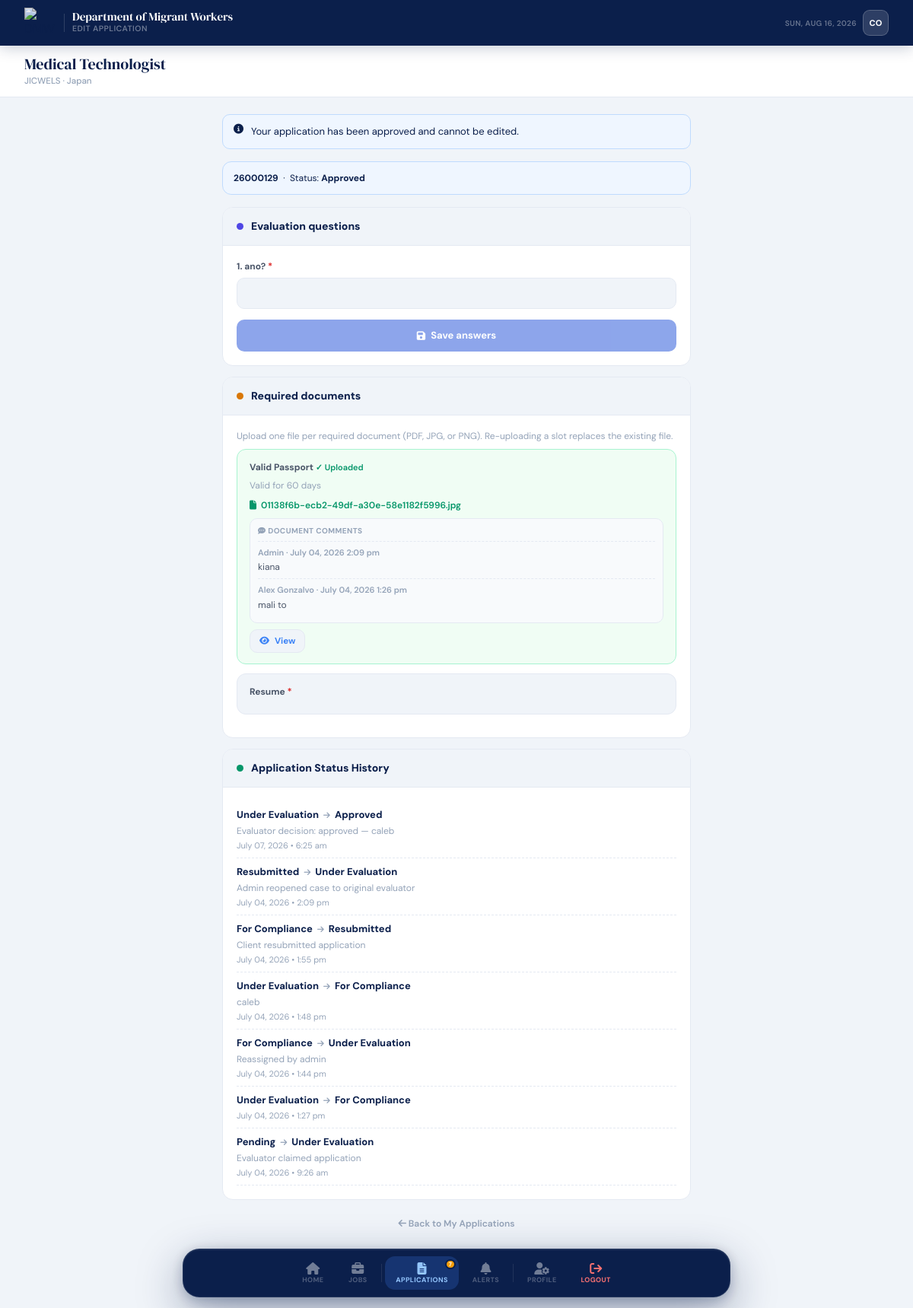
Page /client/edit-application.php?id=60 (signed in) on the committed database.
### tables this page shows
CREATE TABLE `applications` (
  `id` int(11) NOT NULL,
  `client_id` int(11) NOT NULL,
  `rsf_id` int(11) NOT NULL,
  `status` varchar(50) DEFAULT 'pending',
  `current_evaluator_id` int(11) DEFAULT NULL,
  `handling_party` enum('evaluator','admin') DEFAULT NULL,
  `locked_at` timestamp NULL DEFAULT NULL,
  `submitted_at` timestamp NOT NULL DEFAULT current_timestamp(),
  `updated_at` timestamp NOT NULL DEFAULT current_timestamp() ON UPDATE current_timestamp(),
  `notes` text DEFAULT NULL
);

CREATE TABLE `rsf_job_orders` (
  `id` int(11) NOT NULL,
  `rsf_number` varchar(50) NOT NULL,
  `employer_name` varchar(255) NOT NULL,
  `worksite_country` varchar(100) DEFAULT NULL,
  `classification` varchar(50) DEFAULT NULL,
  `position_title` varchar(150) DEFAULT NULL,
  `slots_available` int(11) DEFAULT NULL,
  `qualifications` text DEFAULT NULL,
  `deadline` date DEFAULT NULL,
  `pdf_path` varchar(500) DEFAULT NULL,
  `created_at` timestamp NOT NULL DEFAULT current_timestamp()
);

CREATE TABLE `questions` (
  `id` int(11) NOT NULL,
  `question_text` text NOT NULL,
  `is_required` tinyint(1) DEFAULT 1,
  `order_no` int(11) DEFAULT NULL,
  `created_at` timestamp NOT NULL DEFAULT current_timestamp(),
  `rsf_id` int(11) DEFAULT NULL
);

CREATE TABLE `rsf_required_documents` (
  `id` int(11) NOT NULL,
  `rsf_id` int(11) NOT NULL,
  `document_type` varchar(100) NOT NULL,
  `document_name` varchar(150) NOT NULL,
  `is_required` tinyint(1) DEFAULT 1,
  `description` text DEFAULT NULL,
  `created_at` timestamp NOT NULL DEFAULT current_timestamp(),
  `updated_at` timestamp NOT NULL DEFAULT current_timestamp() ON UPDATE current_timestamp()
);

CREATE TABLE `application_documents` (
  `id` int(11) NOT NULL,
  `application_id` int(11) NOT NULL,
  `document_type` varchar(100) DEFAULT NULL,
  `required_doc_id` int(11) DEFAULT NULL,
  `file_name` varchar(255) DEFAULT NULL,
  `file_path` varchar(500) DEFAULT NULL,
  `uploaded_at` timestamp NOT NULL DEFAULT current_timestamp()
);

CREATE TABLE `document_comments` (
  `id` int(11) NOT NULL,
  `document_id` int(11) NOT NULL,
  `commented_by` varchar(100) NOT NULL,
  `comment` text NOT NULL,
  `created_at` timestamp NOT NULL DEFAULT current_timestamp()
);

CREATE TABLE `status_history` (
  `id` int(11) NOT NULL,
  `application_id` int(11) NOT NULL,
  `from_status` varchar(50) DEFAULT NULL,
  `to_status` varchar(50) DEFAULT NULL,
  `changed_by` varchar(100) DEFAULT NULL,
  `changed_at` timestamp NOT NULL DEFAULT current_timestamp(),
  `reason` text DEFAULT NULL
);

### client/edit-application.php (the view, shortened to what the rows shown need)
<?php
require_once '../db.php';
require_once '../includes/app-helpers.php';
$client_email = $_SESSION['user_email'];
$stmt = $database->prepare("
    SELECT cid, CONCAT(first_name, ' ', last_name) AS full_name
    FROM clients WHERE email = ? LIMIT 1
");
$stmt->bind_param("s", $client_email);
$stmt->execute();
$client = $stmt->get_result()->fetch_assoc();
$client_id = (int) $client['cid'];
$app_id = (int) ($_GET['id'] ?? $_POST['application_id'] ?? 0);
$stmt = $database->prepare("
    SELECT a.id, a.client_id, a.rsf_id, a.status, a.notes, a.updated_at,
           r.position_title, r.employer_name, r.worksite_country, r.rsf_number
    FROM applications a
    JOIN rsf_job_orders r ON a.rsf_id = r.id
    WHERE a.id = ? AND a.client_id = ?
    LIMIT 1
");
$stmt->bind_param("ii", $app_id, $client_id);
$stmt->execute();
$app = $stmt->get_result()->fetch_assoc();
$rsf_id = (int) $app['rsf_id'];
$status  = (string) $app['status'];
$editable = canEditApplication($status);
function edit_required_documents_for_job(mysqli $db, int $job_id): array
{
    $stmt = $db->prepare('SELECT id, document_type, document_name, is_required, description FROM rsf_required_documents WHERE rsf_id = ? ORDER BY id ASC');
    $stmt->bind_param('i', $job_id);
    $stmt->execute();
    $rows = $stmt->get_result()->fetch_all(MYSQLI_ASSOC);
    $docs = [];
    foreach ($rows as $r) {
        $docs[] = [
            'id'            => (int)    $r['id'],
            'document_type' => (string) $r['document_type'],
            'document_name' => (string) $r['document_name'],
            'is_required'   => (int)    ($r['is_required'] ?? 1),
            'description'   => (string) ($r['description'] ?? ''),
        ];
    }
    return $docs;
}
function edit_questions_for_job(mysqli $db, int $job_id): array
{
    $stmt = $db->prepare('SELECT id, question_text, is_required, order_no FROM questions WHERE rsf_id = ? ORDER BY COALESCE(order_no,999), id');
    $stmt->bind_param('i', $job_id);
    $stmt->execute();
    $rows = $stmt->get_result()->fetch_all(MYSQLI_ASSOC);
    return $rows;
}
$banner_message = '';
if (in_array($status, ['assign', 'assigned', 'under_evaluation'], true)) {
    $banner_message = 'Your application is assigned and cannot be edited.';
} elseif ($status === 'approved') {
    $banner_message = 'Your application has been approved and cannot be edited.';
} elseif ($status === 'disapproved') {
    $banner_message = 'This application is final and cannot be edited.';
} elseif ($status === 'for_compliance' && $editable) {
    $banner_message = "Please review the evaluator's notes and update your application.";
}
$questions   = edit_questions_for_job($database, $rsf_id);
$answers_map = [];
$stmt = $database->prepare("SELECT * FROM application_documents WHERE application_id = ? ORDER BY uploaded_at");
$stmt->bind_param("i", $app_id);
$stmt->execute();
$docs = $stmt->get_result()->fetch_all(MYSQLI_ASSOC);
$docCommentsByDocumentId = [];
if (!empty($docs)) {
    $stmt = $database->prepare("
        SELECT dc.document_id, dc.comment, dc.created_at, dc.commented_by,
               COALESCE(ev.full_name, ad.full_name, dc.commented_by) AS commenter_name
        FROM document_comments dc
        LEFT JOIN evaluators ev ON dc.commented_by = ev.email
        LEFT JOIN admins ad ON dc.commented_by = ad.email
        WHERE dc.document_id IN (
            SELECT id FROM application_documents WHERE application_id = ?
        )
        ORDER BY dc.created_at DESC
    ");
    $stmt->bind_param("i", $app_id);
    $stmt->execute();
    $commentRows = $stmt->get_result()->fetch_all(MYSQLI_ASSOC);
    foreach ($commentRows as $row) {
        $did = (int)($row['document_id'] ?? 0);
        if (!isset($docCommentsByDocumentId[$did])) {
            $docCommentsByDocumentId[$did] = [];
        }
        $docCommentsByDocumentId[$did][] = $row;
    }
}
$uploaded_by_req_id   = [];
$uploaded_by_doc_type = [];
foreach ($docs as $d) {
    $rid = (int)($d['required_doc_id'] ?? 0);
    if ($rid > 0) {
        $uploaded_by_req_id[$rid] = $d;
    } else {
        $uploaded_by_doc_type[$d['document_type']] = $d;
    }
}
$stmt = $database->prepare("
    SELECT from_status, to_status, changed_by, reason, changed_at
    FROM status_history
    WHERE application_id = ?
    ORDER BY changed_at DESC
");
$stmt->bind_param("i", $app_id);
$stmt->execute();
$status_history = $stmt->get_result()->fetch_all(MYSQLI_ASSOC);
$required_docs = edit_required_documents_for_job($database, $rsf_id);
$readonly_attr = $editable ? '' : ' readonly';
?>
<!DOCTYPE html>
<html lang="en">
<head>
    <script src="https://cdn.tailwindcss.com"></script>
    <link rel="stylesheet" href="https://cdnjs.cloudflare.com/ajax/libs/font-awesome/6.5.1/css/all.min.css">
    <link rel="stylesheet" href="../css/dashboard.css">
</head>
<body class="min-h-screen">
    <header class="topbar">
        <div class="topbar-brand">
            <div class="brand-text">
                <h1>Department of Migrant Workers</h1>
            </div>
        </div>
    </header>
    <div class="subbar">
        <div class="subbar-top">
            <div class="subbar-greeting">
                <h2><?= htmlspecialchars($app['position_title']) ?></h2>
                <p><?= htmlspecialchars($app['employer_name']) ?><?= $app['worksite_country'] ? ' · ' . htmlspecialchars($app['worksite_country']) : '' ?></p>
            </div>
        </div>
    </div>
    <main class="main" style="max-width:680px;">
        <?php if ($banner_message): ?>
            <div class="alert alert-info"><i class="fas fa-info-circle"></i> <?= htmlspecialchars($banner_message) ?></div>
        <?php endif; ?>
        <div class="job-strip">
            <div style="font-size:12px;">
                <strong><?= htmlspecialchars($app['rsf_number']) ?></strong>
                &nbsp;·&nbsp; Status: <strong><?= htmlspecialchars(ucwords(str_replace('_', ' ', $status))) ?></strong>
            </div>
        </div>
        <div class="section-card fade-in">
            <div class="section-head">
            </div>
            <div class="section-body">
                <?php if ($questions === []): ?>
                    <p class="wiz-muted">No evaluation questions are configured for this job order.</p>
                <?php else: ?>
                    <form method="POST" id="answers-form" class="js-app-edit-form" data-editable="<?= $editable ? '1' : '0' ?>">
                        <?php foreach ($questions as $idx => $q): ?>
                            <?php
                            $qid        = (int) $q['id'];
                            $label      = trim((string) $q['question_text']);
                            $req        = !empty($q['is_required']);
                            $useTextarea = strlen($label) > 160;
                            $prev       = htmlspecialchars($answers_map[$qid] ?? '');
                            ?>
                            <div class="wiz-field">
                                <label class="wiz-label" for="q_<?= $qid ?>">
                                    <?= ($idx + 1) ?>. <?= htmlspecialchars($label) ?>
                                    <?php if ($req): ?><span class="wiz-req">*</span><?php endif; ?>
                                </label>
                                <?php if ($useTextarea): ?>
                                    <textarea class="wiz-input" id="q_<?= $qid ?>" name="q_<?= $qid ?>" rows="4"
                                        <?= $req && $editable ? 'required' : '' ?>
                                        <?= $readonly_attr ?>><?= $prev ?></textarea>
                                <?php else: ?>
                                    <input class="wiz-input" type="text" id="q_<?= $qid ?>" name="q_<?= $qid ?>"
                                        value="<?= $prev ?>"
                                        <?= $req && $editable ? 'required' : '' ?>
                                        <?= $readonly_attr ?>>
                                <?php endif; ?>
                            </div>
                        <?php endforeach; ?>
                    </form>
                <?php endif; ?>
            </div>
        </div>
        <div class="section-card fade-in" style="margin-top:14px;">
            <div class="section-head">
            </div>
            <div class="section-body">
                <?php foreach ($required_docs as $doc): ?>
                    <?php
                    $docType  = (string) ($doc['document_type'] ?? '');
                    $docName  = (string) ($doc['document_name'] ?? $docType);
                    $reqId    = (int)    ($doc['id'] ?? 0);
                    $isReq    = !empty($doc['is_required']);
                    $desc     = (string) ($doc['description'] ?? '');
                    $uploaded = null;
                    if ($reqId > 0 && isset($uploaded_by_req_id[$reqId])) {
                        $uploaded = $uploaded_by_req_id[$reqId];
                    } elseif (isset($uploaded_by_doc_type[$docType])) {
                        $uploaded = $uploaded_by_doc_type[$docType];
                    }
                    $has = $uploaded !== null;
                    ?>
                    <div class="wiz-upload-row <?= $has ? 'has-file' : '' ?>">
                        <div class="wiz-label">
                            <?= htmlspecialchars($docName) ?>
                            <?php if ($has): ?>
                                <span style="color:var(--green);font-size:11px;font-weight:600;"> ✓ Uploaded</span>
                            <?php elseif ($isReq): ?>
                                <span class="wiz-req"> *</span>
                            <?php else: ?>
                                <span style="font-size:11px;color:var(--text3);"> (optional)</span>
                            <?php endif; ?>
                        </div>
                        <?php if ($desc !== ''): ?>
                            <p class="wiz-muted"><?= htmlspecialchars($desc) ?></p>
                        <?php endif; ?>
                        <?php if ($has): ?>
                            <div class="wiz-upload-filename">
                                <i class="fas fa-file"></i>
                                <?= htmlspecialchars($uploaded['file_name'] ?? '') ?>
                            </div>
                            <?php $docComments = $docCommentsByDocumentId[(int)($uploaded['id'] ?? 0)] ?? []; ?>
                            <?php if (!empty($docComments)): ?>
                                <div class="doc-comments">
                                    <div class="doc-comments-hd"><i class="fas fa-comment-dots"></i> Document comments</div>
                                    <?php foreach ($docComments as $c): ?>
                                        <div class="doc-comment-item">
                                            <div class="doc-comment-meta">
                                                <?= htmlspecialchars($c['commenter_name'] ?? $c['commented_by']) ?>
                                                · <?= date('F d, Y g:i a', strtotime($c['created_at'])) ?>
                                            </div>
                                            <div class="doc-comment-text"><?= nl2br(htmlspecialchars($c['comment'])) ?></div>
                                        </div>
                                    <?php endforeach; ?>
                                </div>
                            <?php endif; ?>
                            <div class="wiz-upload-actions">
                                <?php if (!empty($uploaded['file_path'])): ?>
                                    <a href="../<?= htmlspecialchars($uploaded['file_path']) ?>" target="_blank"
                                        class="btn btn-sm" style="background:var(--surface);border:1px solid var(--border);color:var(--blue-lt);">
                                        <i class="fas fa-eye"></i> View
                                    </a>
                                <?php endif; ?>
                            </div>
                        <?php endif; ?>
                    </div>
                <?php endforeach; ?>
            </div>
        </div>
        <?php if (!empty($status_history)): ?>
            <div class="section-card fade-in" style="margin-top:14px;">
                <div class="section-head">
                </div>
                <div class="section-body">
                    <?php foreach ($status_history as $sh): ?>
                        <div style="display:flex;gap:12px;padding:8px 0;border-bottom:1px dashed var(--border);">
                            <div style="flex:1;">
                                <div style="font-size:13px;font-weight:700;color:var(--text1);">
                                    <?= htmlspecialchars(ucwords(str_replace('_', ' ', $sh['from_status'] ?? '—'))) ?>
                                    &nbsp;<i class="fas fa-arrow-right" style="font-size:10px;color:var(--text3);"></i>&nbsp;
                                    <?= htmlspecialchars(ucwords(str_replace('_', ' ', $sh['to_status'] ?? '—'))) ?>
                                </div>
                                <?php if (!empty($sh['reason'])): ?>
                                    <div style="font-size:12px;color:var(--text3);margin-top:2px;"><?= htmlspecialchars($sh['reason']) ?></div>
                                <?php endif; ?>
                                <div style="font-size:11px;color:var(--text3);margin-top:2px;">
                                    <?= date(' F d, Y • g:i a', strtotime($sh['changed_at'])) ?>
                                </div>
                            </div>
                        </div>
                    <?php endforeach; ?>
                </div>
            </div>
        <?php endif; ?>
        <div style="text-align:center; margin-top:18px;">
            <a href="my-applications.php" style="font-size:12px; color:var(--text3); font-weight:600;">
            </a>
        </div>
    </main>
</body>
</html>

### rows in the picture
applications: rsf.position_title "Medical Technologist", rsf.employer_name "JICWELS", rsf.worksite_country "Japan", status "Your application has been approved and cannot be edited.", rsf.rsf_number "26000129", status "Approved"
questions: question_text "ano?"
rsf_required_documents: document_name "Valid Passport", shows "✓ Uploaded", description "Valid for 60 days", document_type.file_name "01138f6b-ecb2-49df-a30e-58e1182f5996.jpg"
document_comments: commenter_name "Admin", created_at "July 04, 2026 2:09 pm", comment "kiana"
document_comments: commenter_name "Alex Gonzalvo", created_at "July 04, 2026 1:26 pm", comment "mali to"
rsf_required_documents: document_name "Resume"
status_history: from_status "Under Evaluation", to_status "Approved", reason "Evaluator decision: approved — caleb", changed_at "July 07, 2026 • 6:25 am"
status_history: from_status "Resubmitted", to_status "Under Evaluation", reason "Admin reopened case to original evaluator", changed_at "July 04, 2026 • 2:09 pm"
status_history: from_status "For Compliance", to_status "Resubmitted", reason "Client resubmitted application", changed_at "July 04, 2026 • 1:55 pm"
status_history: from_status "Under Evaluation", to_status "For Compliance", reason "caleb", changed_at "July 04, 2026 • 1:48 pm"
status_history: from_status "For Compliance", to_status "Under Evaluation", reason "Reassigned by admin", changed_at "July 04, 2026 • 1:44 pm"
status_history: from_status "Under Evaluation", to_status "For Compliance", changed_at "July 04, 2026 • 1:27 pm"
status_history: from_status "Pending", to_status "Under Evaluation", reason "Evaluator claimed application", changed_at "July 04, 2026 • 9:26 am"

### other values in the picture
substr($client['full_name'] ?? 'U', 0, 2) "CO"
$app_count "7"
